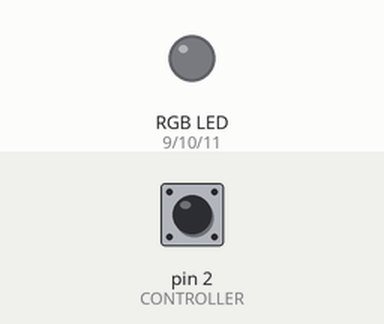
Recording of a program running on a simulated Arduino Uno, built with avr-gcc and run on an emulated ATmega328P. Shown: an RGB LED mixed from three pins (HIGH = lit). The inputs (shaded band) are chosen by the test bench; at power-on: pin 2 (CONTROLLER) HIGH. Dim RGB values are drawn brighter than linear.

Above: at 1.2 s.
1.3 s: pin 2 (CONTROLLER) pulled LOW for 0.15 s
At 1.7 s:
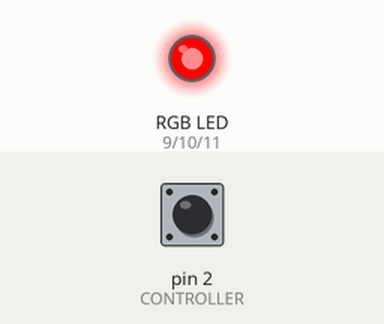
2.9 s: pin 2 (CONTROLLER) pulled LOW for 1 s
At 4.1 s:
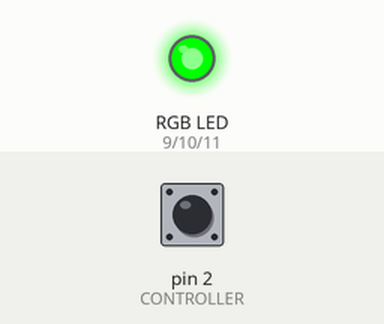
5.4 s: pin 2 (CONTROLLER) pulled LOW for 0.15 s
At 6.0 s:
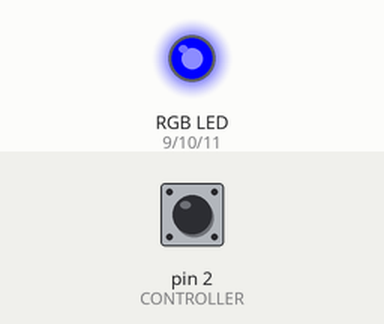
7.0 s: pin 2 (CONTROLLER) pulled LOW for 3.2 s
At 8.4 s:
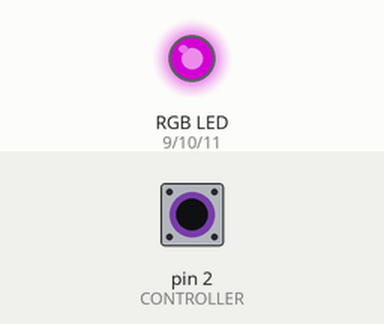
11.7 s: pin 2 (CONTROLLER) pulled LOW for 0.15 s
At 12.0 s:
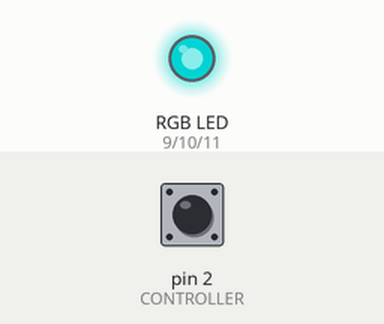
13.3 s: pin 2 (CONTROLLER) pulled LOW for 1 s
At 14.4 s:
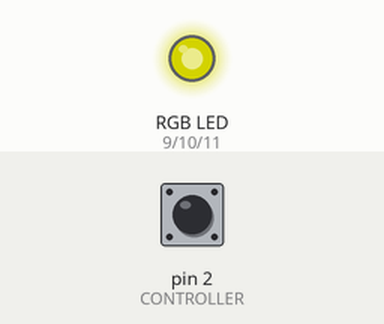
Timing chart, 0 to 16.3 s (numbered marks = the images above; inputs shaded):
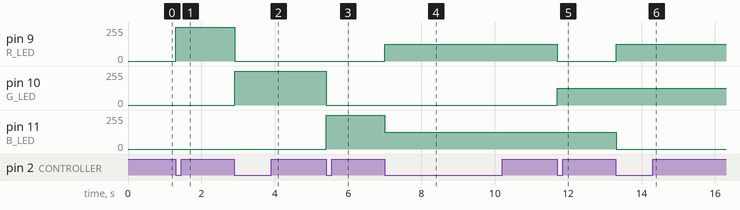

Measured:
- after the input at 1.3 s, pin 9 (R_LED): 0/255 → 255/255 at once
- after the input at 2.9 s, pin 9 (R_LED): 255/255 → 0/255 at once; pin 10 (G_LED): 0/255 → 255/255 at once
- after the input at 5.4 s, pin 10 (G_LED): 255/255 → 0/255 at once; pin 11 (B_LED): 0/255 → 255/255 at once
- after the input at 7.0 s, pin 9 (R_LED): 0/255 → 127/255 at once; pin 11 (B_LED): 255/255 → 127/255 at once
- after the input at 11.7 s, pin 9 (R_LED): 127/255 → 0/255 at once; pin 10 (G_LED): 0/255 → 127/255 at once
- after the input at 13.3 s, pin 9 (R_LED): 0/255 → 127/255 at once; pin 11 (B_LED): 127/255 → 0/255 at once

The program:

main.cpp
```cpp
#include <Arduino.h>

#define R_LED 9
#define G_LED 10
#define B_LED 11
#define CONTROLLER 2
#define DELAY 5

class Controller {
private:
  uint8_t pin;
  bool prev_state = false;

public:
  Controller(uint8_t pin) { this->pin = pin; }

  bool is_pressed = false;

  void debounce_read() {
    bool state = digitalRead(this->pin);

    if (state != this->prev_state) {
      delay(5);

      state = digitalRead(this->pin);
    }

    this->is_pressed = (state == LOW) && (prev_state == HIGH);
    this->prev_state = state;
  }
};

class Light {
private:
  uint8_t red_pin, green_pin, blue_pin;
  enum Light_modes { OFF, RED, GREEN, BLUE, PURPLE, TURQUOISE, ORANGE, WHITE };
  uint8_t current_mode = OFF;
  uint8_t last_mode = WHITE;

  void set_current_mode() {
    switch (this->current_mode) {
    case RED:
      digitalWrite(red_pin, HIGH);
      digitalWrite(green_pin, LOW);
      digitalWrite(blue_pin, LOW);
      break;
    case GREEN:
      digitalWrite(red_pin, LOW);
      digitalWrite(green_pin, HIGH);
      digitalWrite(blue_pin, LOW);
      break;
    case BLUE:
      digitalWrite(red_pin, LOW);
      digitalWrite(green_pin, LOW);
      digitalWrite(blue_pin, HIGH);
      break;
    case PURPLE:
      analogWrite(red_pin, 127);
      analogWrite(green_pin, 0);
      analogWrite(blue_pin, 127);
      break;
    case TURQUOISE:
      analogWrite(red_pin, 0);
      analogWrite(green_pin, 127);
      analogWrite(blue_pin, 127);
      break;
    case ORANGE:
      analogWrite(red_pin, 127);
      analogWrite(green_pin, 127);
      analogWrite(blue_pin, 0);
      break;
    case WHITE:
      analogWrite(red_pin, 85);
      analogWrite(green_pin, 85);
      analogWrite(blue_pin, 85);
      break;
    case OFF:
      digitalWrite(red_pin, LOW);
      digitalWrite(green_pin, LOW);
      digitalWrite(blue_pin, LOW);
      break;
    }
  }

public:
  Light(uint8_t R_PIN, uint8_t G_PIN, uint8_t B_PIN) {
    this->red_pin = R_PIN;
    this->green_pin = G_PIN;
    this->blue_pin = B_PIN;

    this->set_current_mode();
  }

  void set_next_mode() {
    if (this->current_mode < this->last_mode) {
      this->current_mode++;
    } else {
      this->current_mode = OFF;
    }

    this->set_current_mode();
  }
};

void setup() {
  pinMode(R_LED, OUTPUT);
  pinMode(G_LED, OUTPUT);
  pinMode(B_LED, OUTPUT);
  pinMode(CONTROLLER, INPUT_PULLUP);
}

void loop() {
  static Controller controller(CONTROLLER);
  static Light light(R_LED, G_LED, B_LED);

  controller.debounce_read();

  if (controller.is_pressed) {
    light.set_next_mode();
  }
}
```
